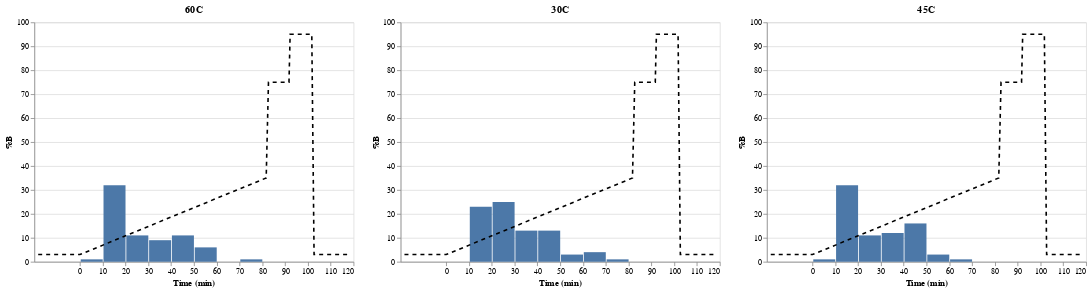

The notebook cell saved with this chart:
### Code cell
grad_time = [0, 18.3, 100, 101, 110, 110.5, 120, 121, 136]
grad_b = [3, 3, 35, 75, 75, 95, 95, 3, 3]

gradient = pd.DataFrame({'time':grad_time, 'buffer_b':grad_b})
gradient['time'] -= 18.3

line = alt.Chart(gradient).mark_line(color='black', strokeDash=[5, 5]).encode(
    x=alt.X('time:Q', title='Time (min)'),
    y=alt.Y('buffer_b:Q', title='%B')
)

peptides = df[(df.concentration==1)].drop_duplicates(['pep_mods', 'temperature'])

bars = alt.Chart(peptides).mark_bar().encode(
    x=alt.X('rt_min:Q', title='', bin=alt.Bin(extent=[0, 120], step=10)),
    y=alt.Y('count()')
)

chart = alt.HConcatChart()
for temp in peptides.temperature.unique():
    b = bars.transform_filter(alt.datum.temperature==temp)
    chart |= (b+line).properties(title=temp)

chart

### Figure 1 — Vega-Lite specification as saved in the notebook (floating-point values rounded to 4 significant figures; data arrays with more than 128 entries replaced by an {"elided": "..."} marker saying what was removed)
{"config": {"view": {"continuousWidth": 400, "continuousHeight": 300}}, "hconcat": [{"layer": [{"data": {"name": "data-83d9fc2d05c0b45098cfbf79f1462964"}, "mark": "bar", "encoding": {"x": {"type": "quantitative", "bin": {"extent": [0, 120], "step": 10}, "field": "rt_min", "title": ""}, "y": {"type": "quantitative", "aggregate": "count"}}, "transform": [{"filter": "(datum.temperature === '60C')"}]}, {"data": {"name": "data-d2dc17c6fb9bf769958d761c9c597846"}, "mark": {"type": "line", "color": "black", "strokeDash": [5, 5]}, "encoding": {"x": {"type": "quantitative", "field": "time", "title": "Time (min)"}, "y": {"type": "quantitative", "field": "buffer_b", "title": "%B"}}}], "title": "60C"}, {"layer": [{"data": {"name": "data-83d9fc2d05c0b45098cfbf79f1462964"}, "mark": "bar", "encoding": {"x": {"type": "quantitative", "bin": {"extent": [0, 120], "step": 10}, "field": "rt_min", "title": ""}, "y": {"type": "quantitative", "aggregate": "count"}}, "transform": [{"filter": "(datum.temperature === '30C')"}]}, {"data": {"name": "data-d2dc17c6fb9bf769958d761c9c597846"}, "mark": {"type": "line", "color": "black", "strokeDash": [5, 5]}, "encoding": {"x": {"type": "quantitative", "field": "time", "title": "Time (min)"}, "y": {"type": "quantitative", "field": "buffer_b", "title": "%B"}}}], "title": "30C"}, {"layer": [{"data": {"name": "data-83d9fc2d05c0b45098cfbf79f1462964"}, "mark": "bar", "encoding": {"x": {"type": "quantitative", "bin": {"extent": [0, 120], "step": 10}, "field": "rt_min", "title": ""}, "y": {"type": "quantitative", "aggregate": "count"}}, "transform": [{"filter": "(datum.temperature === '45C')"}]}, {"data": {"name": "data-d2dc17c6fb9bf769958d761c9c597846"}, "mark": {"type": "line", "color": "black", "strokeDash": [5, 5]}, "encoding": {"x": {"type": "quantitative", "field": "time", "title": "Time (min)"}, "y": {"type": "quantitative", "field": "buffer_b", "title": "%B"}}}], "title": "45C"}], "$schema": "https://vega.github.io/schema/vega-lite/v4.8.1.json", "datasets": {"data-83d9fc2d05c0b45098cfbf79f1462964": {"elided": "229 records"}, "data-d2dc17c6fb9bf769958d761c9c597846": [{"time": -18.3, "buffer_b": 3}, {"time": 0.0, "buffer_b": 3}, {"time": 81.7, "buffer_b": 35}, {"time": 82.7, "buffer_b": 75}, {"time": 91.7, "buffer_b": 75}, {"time": 92.2, "buffer_b": 95}, {"time": 101.7, "buffer_b": 95}, {"time": 102.7, "buffer_b": 3}, {"time": 117.7, "buffer_b": 3}]}}
